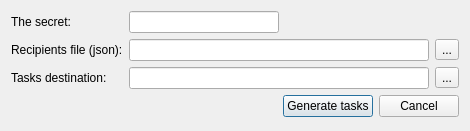
<?xml version="1.0" encoding="UTF-8"?>
<ui version="4.0">
 <class>CIndividualTaskCreationDialog</class>
 <widget class="QDialog" name="CIndividualTaskCreationDialog">
  <property name="geometry">
   <rect>
    <x>0</x>
    <y>0</y>
    <width>464</width>
    <height>131</height>
   </rect>
  </property>
  <property name="windowTitle">
   <string>Individual task creation</string>
  </property>
  <property name="windowIcon">
   <iconset resource="resources.qrc">
    <normaloff>:/common/embleme.png</normaloff>:/common/embleme.png</iconset>
  </property>
  <layout class="QFormLayout" name="formLayout">
   <item row="0" column="0">
    <layout class="QVBoxLayout" name="verticalLayout">
     <item>
      <layout class="QGridLayout" name="gridLayout">
       <item row="0" column="0">
        <widget class="QLabel" name="label_3">
         <property name="text">
          <string>The secret:</string>
         </property>
        </widget>
       </item>
       <item row="2" column="1">
        <widget class="QLineEdit" name="mTaskFolderPathEdit">
         <property name="minimumSize">
          <size>
           <width>300</width>
           <height>0</height>
          </size>
         </property>
        </widget>
       </item>
       <item row="1" column="1">
        <widget class="QLineEdit" name="mRecipientsFilePathEdit">
         <property name="minimumSize">
          <size>
           <width>300</width>
           <height>0</height>
          </size>
         </property>
        </widget>
       </item>
       <item row="1" column="0">
        <widget class="QLabel" name="label">
         <property name="text">
          <string>Recipients file (json):</string>
         </property>
        </widget>
       </item>
       <item row="2" column="0">
        <widget class="QLabel" name="label_2">
         <property name="text">
          <string>Tasks destination:</string>
         </property>
        </widget>
       </item>
       <item row="1" column="2">
        <widget class="QToolButton" name="mOpenRecipientsFileButton">
         <property name="text">
          <string>...</string>
         </property>
         <property name="icon">
          <iconset resource="resources.qrc">
           <normaloff>:/common/open.png</normaloff>:/common/open.png</iconset>
         </property>
        </widget>
       </item>
       <item row="2" column="2">
        <widget class="QToolButton" name="mTaskFolderButton">
         <property name="text">
          <string>...</string>
         </property>
         <property name="icon">
          <iconset resource="resources.qrc">
           <normaloff>:/common/open.png</normaloff>:/common/open.png</iconset>
         </property>
        </widget>
       </item>
       <item row="0" column="1">
        <layout class="QHBoxLayout" name="horizontalLayout">
         <item>
          <widget class="QLineEdit" name="mSecretEdit">
           <property name="echoMode">
            <enum>QLineEdit::Password</enum>
           </property>
          </widget>
         </item>
         <item>
          <spacer name="horizontalSpacer">
           <property name="orientation">
            <enum>Qt::Horizontal</enum>
           </property>
           <property name="sizeHint" stdset="0">
            <size>
             <width>40</width>
             <height>20</height>
            </size>
           </property>
          </spacer>
         </item>
        </layout>
       </item>
      </layout>
     </item>
     <item>
      <layout class="QHBoxLayout" name="horizontalLayout_2">
       <item>
        <spacer name="horizontalSpacer_2">
         <property name="orientation">
          <enum>Qt::Horizontal</enum>
         </property>
         <property name="sizeHint" stdset="0">
          <size>
           <width>40</width>
           <height>20</height>
          </size>
         </property>
        </spacer>
       </item>
       <item>
        <widget class="QPushButton" name="mGenerateButton">
         <property name="text">
          <string>Generate tasks</string>
         </property>
        </widget>
       </item>
       <item>
        <widget class="QPushButton" name="mGenerateButton_2">
         <property name="text">
          <string>Cancel</string>
         </property>
        </widget>
       </item>
      </layout>
     </item>
    </layout>
   </item>
  </layout>
 </widget>
 <resources>
  <include location="resources.qrc"/>
 </resources>
 <connections/>
</ui>
